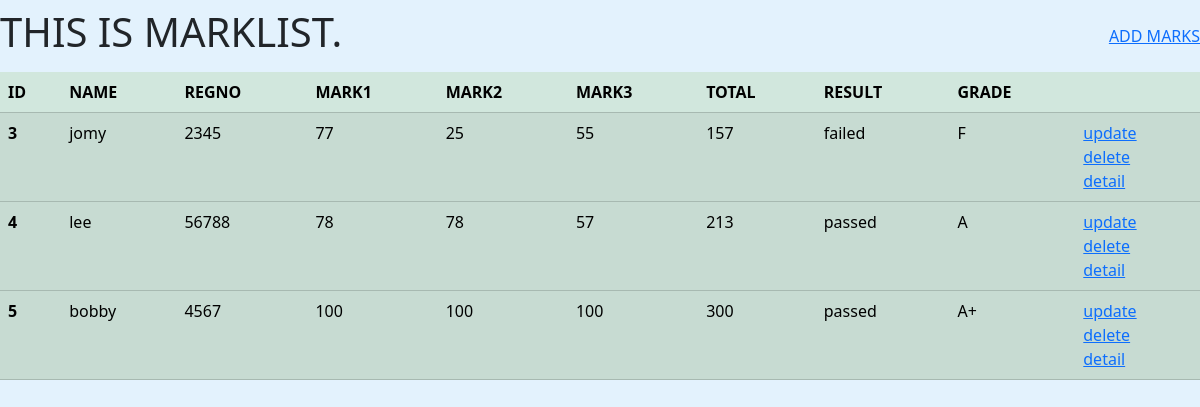
Before: / with the older database file.
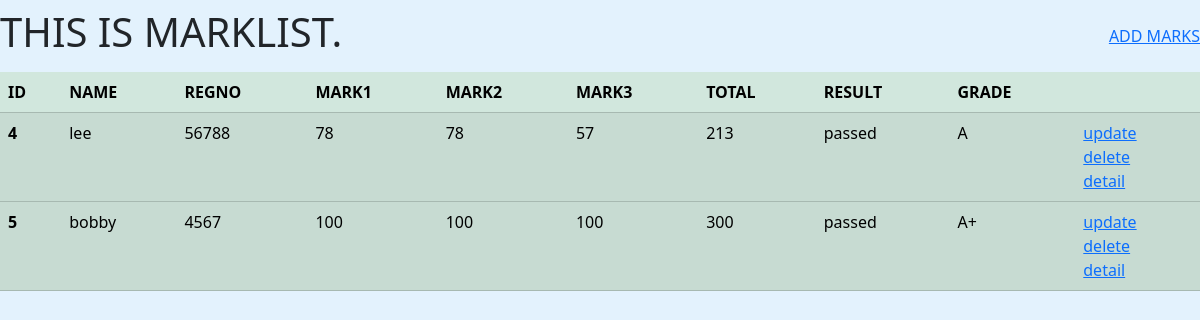
After: the same page with the newer database file.
### theapp/models.py (models this page shows, shortened)
class data(models.Model):
    Name=models.CharField(max_length=25)
    RegNo=models.IntegerField()
    Mark1=models.IntegerField(validators=[MinValueValidator(0),MaxValueValidator(100)])
    Mark2=models.IntegerField(validators=[MinValueValidator(0),MaxValueValidator(100)])
    Mark3=models.IntegerField(validators=[MinValueValidator(0),MaxValueValidator(100)])
    def total(self):
        return self.Mark1+self.Mark2+self.Mark3

### theapp/views.py (the view)
# urls.py: 2. Add a URL to urlpatterns:  path('', views.home, name='home')
def home(request):
    marks=data.objects.all()
    return render(request,"main.html",{'marks':marks})

### templates/main.html (shortened to what this page needs)
<!DOCTYPE html>
<html>
    <head>
        <link href="https://cdn.jsdelivr.net/npm/bootstrap@5.3.3/dist/css/bootstrap.min.css"
         rel="stylesheet">
    </head>
    <body style="background-color: #e3f2fd;">
      <nav class="navbar navbar-light" style="background-color: #e3f2fd;">
        <h1> THIS IS MARKLIST.</h1>
        <a href={% url 'forms' %}>ADD MARKS</a>
      </nav>
        <table class="table table-success table-striped">
            <thead>
              <tr>
                <th scope="col">ID</th>
                <th scope="col">NAME</th>
                <th scope="col">REGNO</th>
                <th scope="col">MARK1</th>
                <th scope="col">MARK2</th>
                <th scope="col">MARK3</th>
                <th scope="col">TOTAL</th>
                <th scope="col">RESULT</th>
                <th scope="col">GRADE</th>
                <th scope="col"></th>
              </tr>
            </thead>
            {% for i in marks %}
            <tbody>
              <tr>
                <th scope="row">{{i.id}}</th>
                <td>{{i.Name}}</td>
                <td>{{i.RegNo}}</td>
                <td>{{i.Mark1}}</td>
                <td>{{i.Mark2}}</td>
                <td>{{i.Mark3}}</td>
                <td>{{i.total}}</td>
                {% if i.total < 120 or i.Mark1 < 35 or i.Mark2 < 35 or i.Mark3 < 35 %}
                <td>failed</td>
                {% else %}
                <td>passed</td>
                {% endif %}
                {% if i.total > 240 and i.Mark1 > 35 and i.Mark2 > 35 and i.Mark3 > 35 %}
                <td>A+</td>
                {% elif i.total > 180 and i.Mark1 > 35 and i.Mark2 > 35 and i.Mark3 > 35  %}
                <td>A</td>
                {% elif i.total > 150 and i.Mark1 > 35 and i.Mark2 > 35 and i.Mark3 > 35 %}
                <td>B</td>
                {% elif i.total < 150  and i.Mark1 > 35 and i.Mark2 > 35 and i.Mark3 > 35  %}
                <td>C</td>
                {% else %}
                <td>F</td>
                {% endif %}
                <td><a href="{% url 'update' i.id%}">update</a><br>
  <a href="{% url 'delete' i.id %}">delete</a><br>
  <a href="{% url 'detail' i.id %}">detail</a></td>
              </tr>
            </tbody>
            {% endfor %}
          </table>
    </body>
</html>

Changed rows visible on the page:
removed data: id "3", Name "jomy", RegNo "2345", Mark1 "77", Mark2 "25", Mark3 "55", total "157", shows "failed", shows "F"
